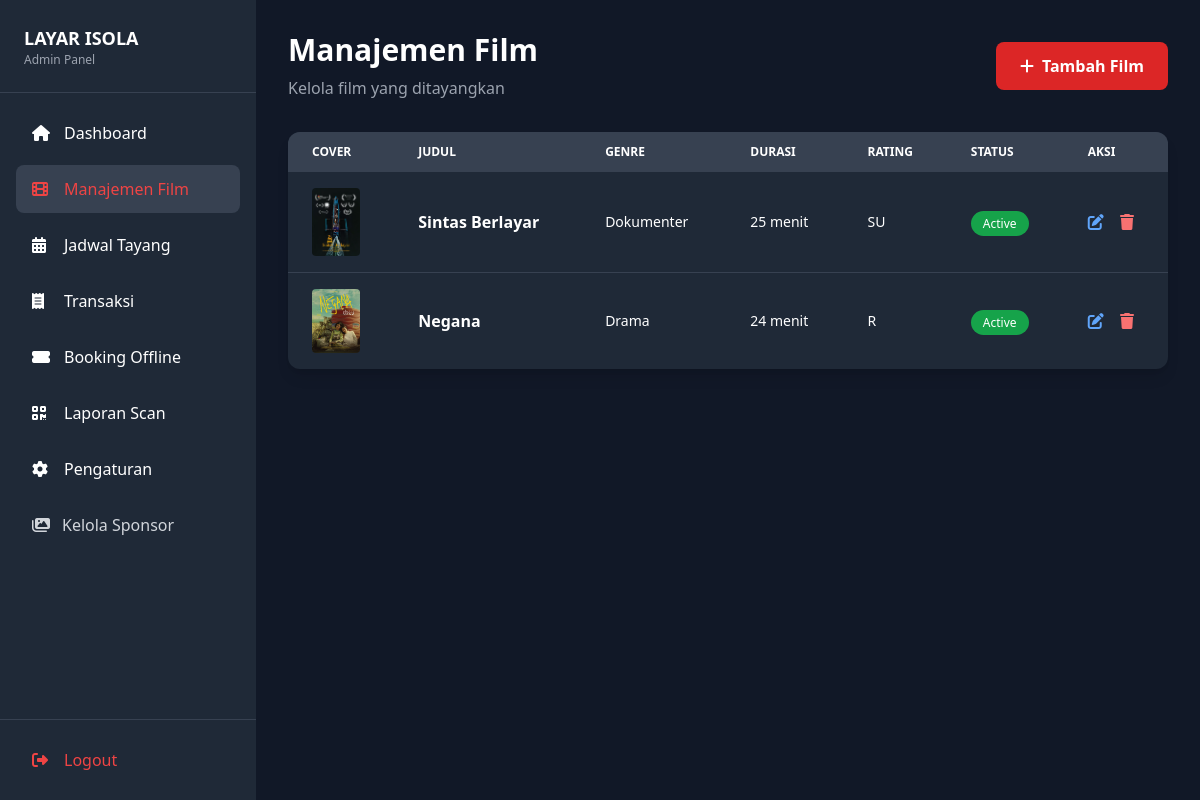
Screenshot of /admin/films.php (signed in) with the database file from the repository.
### tables this page shows
CREATE TABLE `settings` (
  `id` int(11) NOT NULL,
  `setting_key` varchar(100) NOT NULL,
  `setting_value` text DEFAULT NULL,
  `setting_type` varchar(50) DEFAULT 'text' COMMENT 'text, number, boolean, json',
  `description` text DEFAULT NULL,
  `updated_at` timestamp NULL DEFAULT current_timestamp() ON UPDATE current_timestamp()
);

CREATE TABLE `films` (
  `id` int(11) NOT NULL,
  `title` varchar(200) NOT NULL,
  `description` text DEFAULT NULL,
  `duration` int(11) NOT NULL COMMENT 'Durasi dalam menit',
  `genre` varchar(100) DEFAULT NULL,
  `rating` varchar(10) DEFAULT NULL COMMENT 'G, PG, PG-13, R, dll',
  `release_date` date DEFAULT NULL,
  `cover_image` varchar(255) DEFAULT NULL COMMENT 'Path ke gambar cover',
  `trailer_url` varchar(255) DEFAULT NULL,
  `trailer_file` varchar(255) DEFAULT NULL,
  `second_film_id` int(11) DEFAULT NULL,
  `is_double_feature` tinyint(1) DEFAULT 0,
  `second_cover_image` varchar(255) DEFAULT NULL,
  `director` varchar(100) DEFAULT NULL,
  `cast` text DEFAULT NULL COMMENT 'Pemain utama',
  `status` enum('active','inactive') DEFAULT 'active',
  `created_at` timestamp NULL DEFAULT current_timestamp(),
  `updated_at` timestamp NULL DEFAULT current_timestamp() ON UPDATE current_timestamp()
);

### includes/functions.php (called while the page is built, shortened)
<?php
function getSetting($key, $default = '') {
    global $conn;
    $stmt = $conn->prepare("SELECT setting_value FROM settings WHERE setting_key = ?");
    $stmt->bind_param("s", $key);
    $stmt->execute();
    $result = $stmt->get_result();
    if ($row = $result->fetch_assoc()) {
        return $row['setting_value'];
    }
    return $default;
}
?>

### admin/films.php (the view, shortened to what this page needs)
<?php
require_once '../includes/config.php';
$films = $conn->query("SELECT * FROM films ORDER BY created_at DESC");
?>
<!DOCTYPE html>
<html lang="id">
<head>
    <script src="https://cdn.tailwindcss.com"></script>
    <link rel="stylesheet" href="https://cdnjs.cloudflare.com/ajax/libs/font-awesome/6.4.0/css/all.min.css">
</head>
<body class="bg-gray-900 text-white">
    <div class="flex">
        <?php include 'includes/sidebar.php'; ?>
        <main class="flex-1 p-6 lg:p-8">
            <div class="mb-8 flex justify-between items-center">
                <div>
                    <h1 class="text-3xl font-bold mb-2">Manajemen Film</h1>
                    <p class="text-gray-400">Kelola film yang ditayangkan</p>
                </div>
                <button onclick="openAddModal()" class="bg-red-600 hover:bg-red-700 text-white font-bold py-3 px-6 rounded-lg transition">
                    <i class="fas fa-plus mr-2"></i>Tambah Film
                </button>
            </div>
            <div class="bg-gray-800 rounded-xl shadow-lg overflow-hidden">
                <div class="overflow-x-auto">
                    <table class="w-full">
                        <thead class="bg-gray-700">
                            <tr>
                                <th class="px-6 py-3 text-left text-xs font-semibold uppercase">Cover</th>
                                <th class="px-6 py-3 text-left text-xs font-semibold uppercase">Judul</th>
                                <th class="px-6 py-3 text-left text-xs font-semibold uppercase">Genre</th>
                                <th class="px-6 py-3 text-left text-xs font-semibold uppercase">Durasi</th>
                                <th class="px-6 py-3 text-left text-xs font-semibold uppercase">Rating</th>
                                <th class="px-6 py-3 text-left text-xs font-semibold uppercase">Status</th>
                                <th class="px-6 py-3 text-left text-xs font-semibold uppercase">Aksi</th>
                            </tr>
                        </thead>
                        <tbody class="divide-y divide-gray-700">
                            <?php if ($films && $films->num_rows > 0): ?>
                                <?php while ($film = $films->fetch_assoc()): ?>
                                    <tr class="hover:bg-gray-700 transition">
                                        <td class="px-6 py-4">
                                            <?php
                                            $coverPath = !empty($film['cover_image'])
                                                ? '../assets/images/films/' . $film['cover_image']
                                                : 'https://via.placeholder.com/60x90/1f2937/ffffff?text=No+Image';
                                            ?>
                                            <img src="<?php echo $coverPath; ?>" alt="<?php echo htmlspecialchars($film['title']); ?>" class="w-12 h-18 object-cover rounded" onerror="this.src='https://via.placeholder.com/60x90/1f2937/ffffff?text=No+Image'">
                                        </td>
                                        <td class="px-6 py-4 font-semibold"><?php echo htmlspecialchars($film['title']); ?></td>
                                        <td class="px-6 py-4 text-sm"><?php echo htmlspecialchars($film['genre']); ?></td>
                                        <td class="px-6 py-4 text-sm"><?php echo $film['duration']; ?> menit</td>
                                        <td class="px-6 py-4 text-sm"><?php echo htmlspecialchars($film['rating']); ?></td>
                                        <td class="px-6 py-4">
                                            <span class="<?php echo $film['status'] === 'active' ? 'bg-green-600' : 'bg-gray-600'; ?> text-white text-xs px-3 py-1 rounded-full">
                                                <?php echo ucfirst($film['status']); ?>
                                            </span>
                                        </td>
                                        <td class="px-6 py-4">
                                            <button onclick='editFilm(<?php echo json_encode($film); ?>)' class="text-blue-400 hover:text-blue-300 mr-3" title="Edit">
                                                <i class="fas fa-edit"></i>
                                            </button>
                                            <button onclick="deleteFilm(<?php echo $film['id']; ?>, '<?php echo htmlspecialchars($film['title']); ?>')" class="text-red-400 hover:text-red-300" title="Hapus">
                                                <i class="fas fa-trash"></i>
                                            </button>
                                        </td>
                                    </tr>
                                <?php endwhile; ?>
                            <?php endif; ?>
                        </tbody>
                    </table>
                </div>
            </div>
        </main>
    </div>
</body>
</html>

### admin/includes/sidebar.php (shortened to what this page needs)
<aside id="sidebar" class="fixed lg:sticky top-0 left-0 h-screen bg-gray-800 w-64 transform -translate-x-full lg:translate-x-0 transition-transform duration-300 z-50 overflow-y-auto">
    <div class="p-6 border-b border-gray-700">
        <div class="flex items-center space-x-3">
            <div>
                <h2 class="font-bold text-lg"><?php echo getSetting('site_name', 'ISOLA SCREEN'); ?></h2>
                <p class="text-xs text-gray-400">Admin Panel</p>
            </div>
        </div>
    </div>
    <nav class="p-4">
        <ul class="space-y-2">
            <li>
                <a href="dashboard.php" class="flex items-center space-x-3 px-4 py-3 rounded-lg hover:bg-gray-700 transition <?php echo basename($_SERVER['PHP_SELF']) == 'dashboard.php' ? 'bg-gray-700 text-red-500' : ''; ?>">
                    <i class="fas fa-home w-5"></i>
                    <span>Dashboard</span>
                </a>
            </li>
            <li>
                <a href="films.php" class="flex items-center space-x-3 px-4 py-3 rounded-lg hover:bg-gray-700 transition <?php echo basename($_SERVER['PHP_SELF']) == 'films.php' ? 'bg-gray-700 text-red-500' : ''; ?>">
                    <i class="fas fa-film w-5"></i>
                    <span>Manajemen Film</span>
                </a>
            </li>
            <li>
                <a href="schedules.php" class="flex items-center space-x-3 px-4 py-3 rounded-lg hover:bg-gray-700 transition <?php echo basename($_SERVER['PHP_SELF']) == 'schedules.php' ? 'bg-gray-700 text-red-500' : ''; ?>">
                    <i class="fas fa-calendar-alt w-5"></i>
                    <span>Jadwal Tayang</span>
                </a>
            </li>
            <li>
                <a href="transactions.php" class="flex items-center space-x-3 px-4 py-3 rounded-lg hover:bg-gray-700 transition <?php echo basename($_SERVER['PHP_SELF']) == 'transactions.php' ? 'bg-gray-700 text-red-500' : ''; ?>">
                    <i class="fas fa-receipt w-5"></i>
                    <span>Transaksi</span>
                </a>
            </li>
            <li>
                <a href="create-offline-booking.php" class="flex items-center space-x-3 px-4 py-3 rounded-lg hover:bg-gray-700 transition <?php echo basename($_SERVER['PHP_SELF']) == 'create-offline-booking.php' ? 'bg-gray-700 text-red-500' : ''; ?>">
                    <i class="fas fa-ticket-alt w-5"></i>
                    <span>Booking Offline</span>
                </a>
            </li>
            <li>
                <a href="scan-reports.php" class="flex items-center space-x-3 px-4 py-3 rounded-lg hover:bg-gray-700 transition <?php echo basename($_SERVER['PHP_SELF']) == 'scan-reports.php' ? 'bg-gray-700 text-red-500' : ''; ?>">
                    <i class="fas fa-qrcode w-5"></i>
                    <span>Laporan Scan</span>
                </a>
            </li>
            <li>
                <a href="settings.php" class="flex items-center space-x-3 px-4 py-3 rounded-lg hover:bg-gray-700 transition <?php echo basename($_SERVER['PHP_SELF']) == 'settings.php' ? 'bg-gray-700 text-red-500' : ''; ?>">
                    <i class="fas fa-cog w-5"></i>
                    <span>Pengaturan</span>
                </a>
            </li>
            <li class="mb-2">
                <a href="sponsors.php" class="flex items-center px-4 py-3 text-gray-300 hover:bg-gray-700 hover:text-white rounded-lg transition <?php echo basename($_SERVER['PHP_SELF']) == 'sponsors.php' ? 'bg-gray-700 text-white' : ''; ?>">
                    <i class="fas fa-images mr-3"></i>
                    <span>Kelola Sponsor</span>
                </a>
            </li>
        </ul>
    </nav>
    <div class="absolute bottom-0 left-0 right-0 p-4 border-t border-gray-700 bg-gray-800">
        <a href="logout.php" class="flex items-center space-x-3 px-4 py-3 rounded-lg hover:bg-red-600 transition text-red-500 hover:text-white">
            <i class="fas fa-sign-out-alt w-5"></i>
            <span>Logout</span>
        </a>
    </div>
</aside>

### rows the page displays
settings: setting_value "LAYAR ISOLA"
films: cover_image (picture), title "Sintas Berlayar", genre "Dokumenter", duration "25", rating "SU", status "Active"
films: cover_image (picture), title "Negana", genre "Drama", duration "24", rating "R", status "Active"
